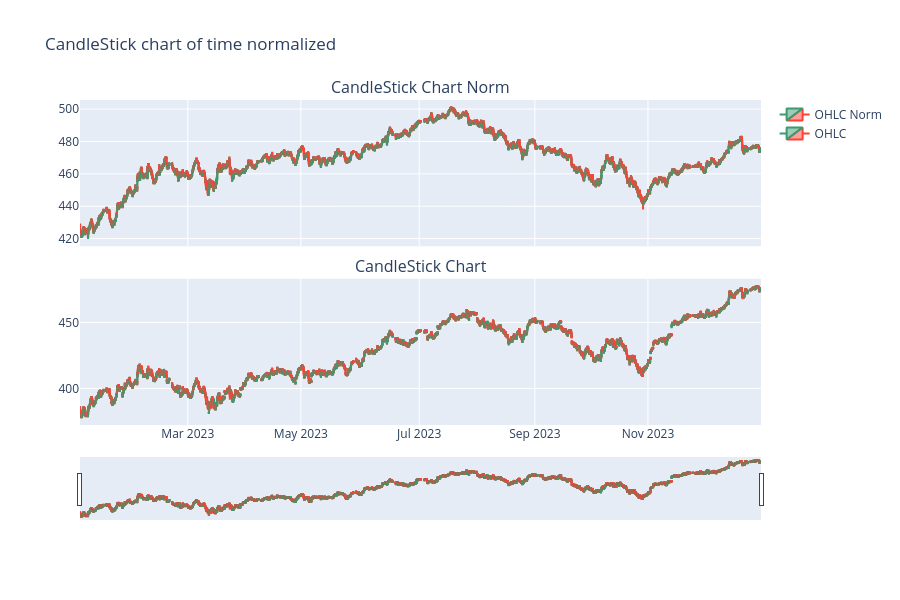

The cell this chart's notebook holds for it:
### Code cell
toplot_df = trading_data_time_normalized

fig = make_subplots(rows=2, cols=1, shared_xaxes=True, 
                    vertical_spacing=0.1,
                    subplot_titles=("CandleStick Chart Norm", "CandleStick Chart"))
fig.add_trace(
    go.Candlestick(
        x=toplot_df['Date'], 
        open=toplot_df['Open'], 
        high=toplot_df['High'], 
        low=toplot_df['Low'], 
        close=toplot_df['Close'],
        name='OHLC Norm'
        ), row=1, col=1
)

fig.add_trace(
    go.Candlestick(
        x=trading_data_raw['Date'], 
        open=trading_data_raw['Open'], 
        high=trading_data_raw['High'], 
        low=trading_data_raw['Low'], 
        close=trading_data_raw['Close'],
        name='OHLC'
        ), row=2,col=1
)

fig.update_layout(
    title='CandleStick chart of time normalized',
    xaxis=dict(type="date", 
               rangebreaks=[
                   dict(bounds=["sat", "mon"]),
                   dict(bounds=[16,9.5], pattern='hour')
               ]              
            ),
    xaxis_rangeslider_visible=False,
    height=600,
    hovermode='x unified'
)



fig.update_xaxes(matches='x')

fig.show()

### Figure 1 — Plotly figure (JSON) as saved in the notebook; plotly's stock layout.template omitted (floating-point values rounded to 4 significant figures; data arrays with more than 128 entries replaced by an {"elided": "..."} marker saying what was removed)
{"data": [{"close": {"elided": "19430 float values"}, "high": {"elided": "19430 float values"}, "low": {"elided": "19430 float values"}, "name": "OHLC Norm", "open": {"elided": "19430 float values"}, "type": "candlestick", "x": {"elided": "19430 str values"}, "xaxis": "x", "yaxis": "y"}, {"close": {"elided": "19430 float values"}, "high": {"elided": "19430 float values"}, "low": {"elided": "19430 float values"}, "name": "OHLC", "open": {"elided": "19430 float values"}, "type": "candlestick", "x": {"elided": "19430 str values"}, "xaxis": "x2", "yaxis": "y2"}], "layout": {"annotations": [{"font": {"size": 16}, "showarrow": false, "text": "CandleStick Chart Norm", "x": 0.5, "xanchor": "center", "xref": "paper", "y": 1, "yanchor": "bottom", "yref": "paper"}, {"font": {"size": 16}, "showarrow": false, "text": "CandleStick Chart", "x": 0.5, "xanchor": "center", "xref": "paper", "y": 0.45, "yanchor": "bottom", "yref": "paper"}], "height": 600, "hovermode": "x unified", "title": {"text": "CandleStick chart of time normalized"}, "xaxis": {"anchor": "y", "domain": [0, 1], "matches": "x", "rangebreaks": [{"bounds": ["sat", "mon"]}, {"bounds": [16, 9.5], "pattern": "hour"}], "rangeslider": {"visible": false}, "showticklabels": false, "type": "date"}, "xaxis2": {"anchor": "y2", "domain": [0, 1], "matches": "x"}, "yaxis": {"anchor": "x", "domain": [0.55, 1]}, "yaxis2": {"anchor": "x2", "domain": [0, 0.45]}}}
